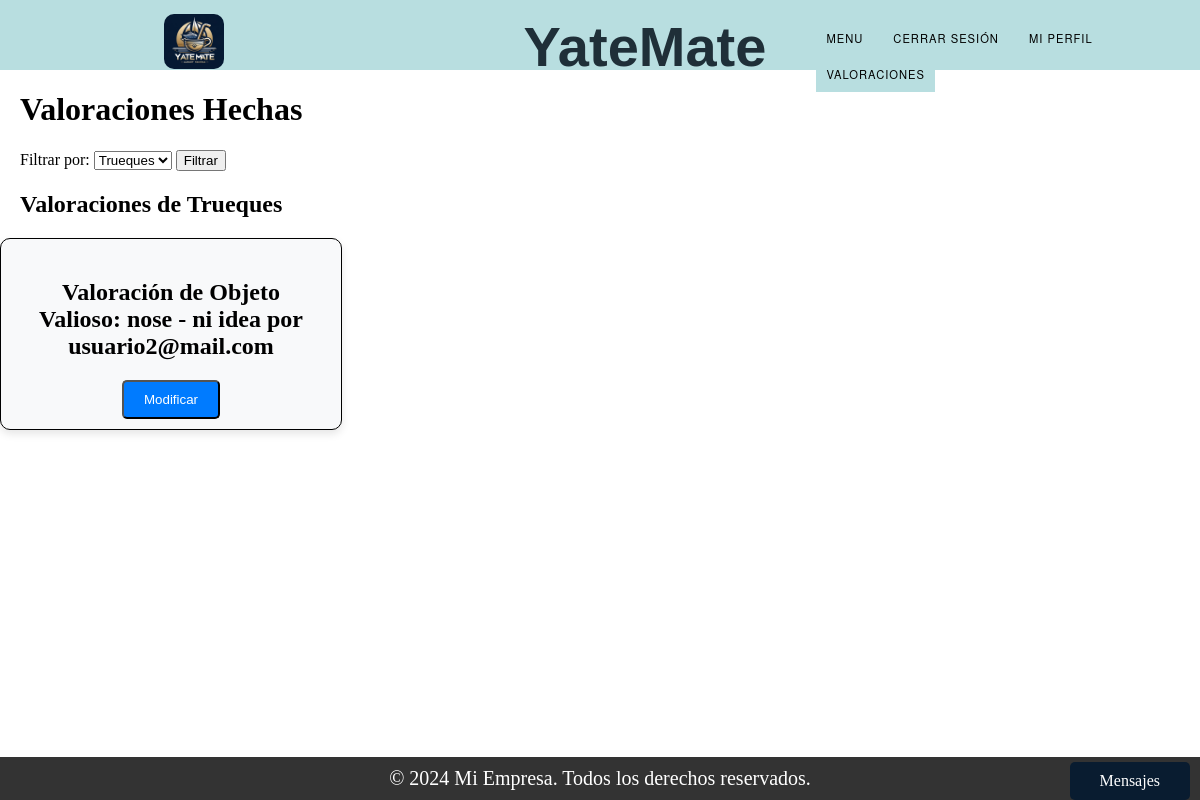
The app's page /valoraciones_list_realizadas/ (signed in), older data.
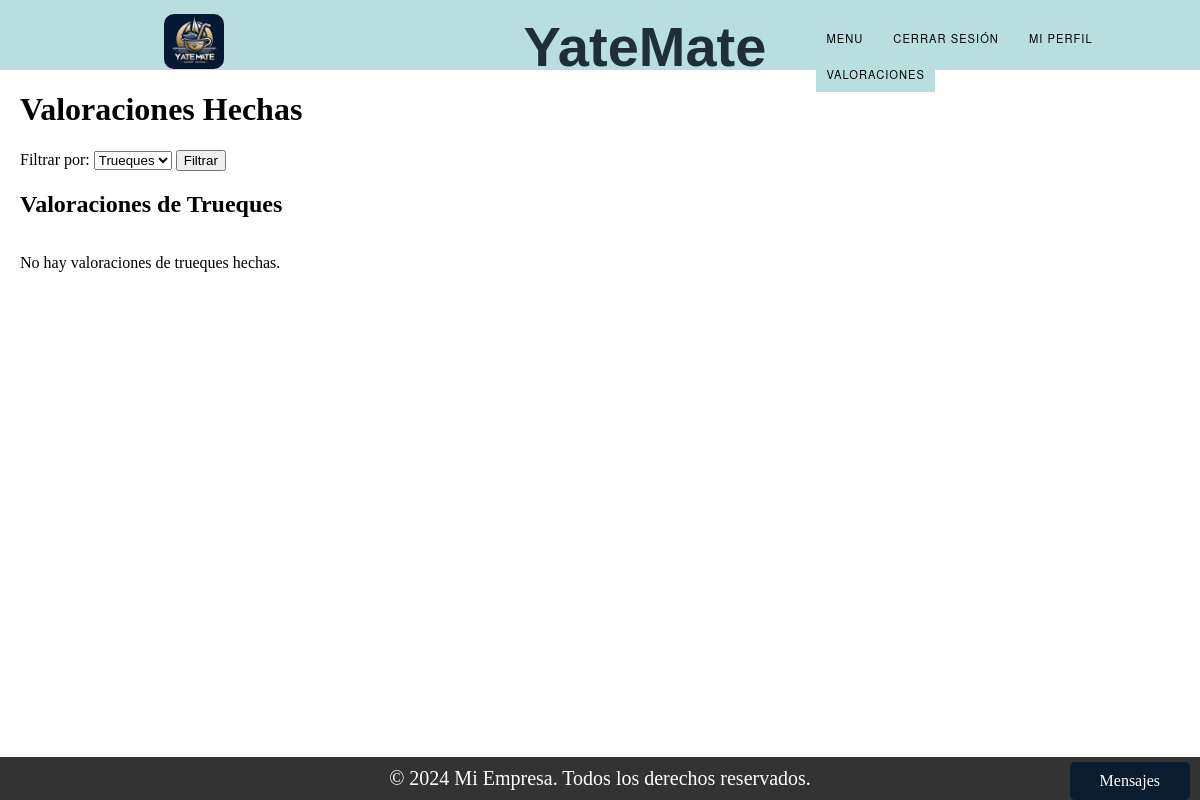
The same page, newer data.
### Valoracion/models.py (models this page shows, shortened)
class Valoracion_Trueque(models.Model):
    ESTADO_VALORACION_CHOICES = (
        ('Inicio', 'Inicio'),
        ('Proceso', 'Proceso'),
        ('Finalizado', 'Finalizado'),
    )
    TIPO_PUBLICACION_CHOICES = (
        ('ObjetoValioso', 'Objeto Valioso'),
        ('Embarcacion', 'Embarcación'),
    )
    tipo_publicacion = models.CharField(max_length=20, choices=TIPO_PUBLICACION_CHOICES)
    publicacion_objeto_valioso = models.ForeignKey(Publicacion_ObjetoValioso, on_delete=models.CASCADE, null=True, blank=True)
    publicacion_embarcacion = models.ForeignKey(Publicacion_Embarcacion, on_delete=models.CASCADE, null=True, blank=True)
    usuario = models.ForeignKey(User, on_delete=models.SET_NULL, null=True)
    estrellas = models.IntegerField()
    comentario = models.TextField()
    estado = models.CharField(max_length=50, choices=ESTADO_VALORACION_CHOICES)
    dueño = models.ForeignKey(User, on_delete=models.CASCADE, related_name='valoraciones_trueque')
    respuesta = models.TextField()
    def __str__(self):
        publicacion_str = self.get_publicacion_display()
        return f"Valoración de {publicacion_str} por {self.usuario}"
    def get_publicacion_display(self):
        if self.tipo_publicacion == 'ObjetoValioso' and self.publicacion_objeto_valioso:
            return f"Objeto Valioso: {self.publicacion_objeto_valioso}"
        elif self.tipo_publicacion == 'Embarcacion' and self.publicacion_embarcacion:
            return f"Embarcación: {self.publicacion_embarcacion}"
        else:
            return 'Publicación desconocida'

### Trueque/models.py (models this page shows)
class Publicacion_ObjetoValioso(models.Model):
    ESTADO_CHOICES = (
        ('Vigente', 'Vigente'),
        ('Proceso', 'Proceso'),
        ('Finalizado', 'Finalizado'),
    )
    tipo = models.CharField(max_length=100)
    marca = models.CharField(max_length=100)
    descripcion = models.TextField()
    estado = models.CharField(max_length=50)
    matricula = models.CharField(max_length=50)  # Agregado el campo matricula
    dueño = models.ForeignKey(User, on_delete=models.SET_NULL, null=True)
    foto = models.ImageField(upload_to='static/img_o/')
    def __str__(self):
        return f"{self.tipo} - {self.marca}"

### Register/models.py (models this page shows)
class User(models.Model):
    TIPOS = (
        ('Administrador', 'Administrador'),
        ('Usuario', 'Usuario'),
        ('Cliente', 'Cliente'),
    )
    mail = models.CharField(max_length=150, unique=True)  # Nombre de usuario (email).
    tipo = models.CharField(max_length=20, choices=TIPOS)
    password = models.CharField(max_length=128)  # Contraseña.
    nombre = models.CharField(max_length=255)
    apellido = models.CharField(max_length=255)
    dni = models.CharField(max_length=20)
    fecha_expiracion_dni = models.DateField()
    nacionalidad = models.CharField(max_length=100)
    genero = models.CharField(max_length=10)
    domicilio = models.CharField(max_length=255)
    fecha_nacimiento = models.DateField()
    cuil_cuit = models.CharField(max_length=20)
    moroso = models.BooleanField(default=False)
    def __str__(self):
        return f'{self.mail}'

### Valoracion/views.py (the view)
# urls.py: path('valoraciones_list_realizadas/', views.valoraciones_list_realizadas, name='valoraciones_list_realizadas'),
def valoraciones_list_realizadas(request):
    usuario_id = request.session.get('user_id')
    usuario_tipo = request.session.get('user_type')
    valoraciones_trueque = Valoracion_Trueque.objects.filter(estado='Proceso', usuario_id=usuario_id)
    valoraciones_amarra = Valoracion_Amarra.objects.filter(estado='Proceso', usuario_id=usuario_id)
    filtro = request.GET.get('filtro', 'trueque')
    if filtro == 'trueque':
        valoraciones_trueque = valoraciones_trueque
        valoraciones_amarra = Valoracion_Amarra.objects.none()
    elif filtro == 'amarra':
        valoraciones_trueque = Valoracion_Trueque.objects.none()
        valoraciones_amarra = valoraciones_amarra
    contexto = {
        'valoraciones_trueque': valoraciones_trueque,
        'valoraciones_amarra': valoraciones_amarra,
        'filtro': filtro,
        'usuario_tipo': usuario_tipo,
    }
    return render(request, 'valoraciones_list_realizadas.html', contexto)

### Trueque/context_processors.py (called while the page is built)
def conversaciones_usuario(request):
    user_id = request.session.get('user_id')
    if user_id:
        conversaciones = Conversacion.objects.filter(Q(dueño_publicacion=user_id) | Q(solicitante=user_id))
        return {'conversaciones_usuario': conversaciones}
    else:
        return {'conversaciones_usuario': []}

### Trueque/models.py (called while the page is built)
    def get_mensajes(self):
        return Mensajes_chat.objects.filter(conversacion=self).order_by('enviado_a')

### Valoracion/templates/valoraciones_list_realizadas.html (shortened to what this page needs)
{% extends "base.html" %}
{% block content %}
<div class="titulo-y-formulario">
    <h1>Valoraciones Hechas</h1>
    <form method="GET">
        <label for="filtro">Filtrar por:</label>
        <select id="filtro" name="filtro">
            <option value="trueque" {% if filtro == "trueque" %}selected{% endif %}>Trueques</option>
        </select>
        <button type="submit">Filtrar</button>
    </form>
</div>
    {% if filtro == "trueque" %}
        <div class="titulo-y-formulario">
            <h2>Valoraciones de Trueques</h2>
        </div>
        <div class="valoraciones-container">
            {% for valoracion in valoraciones_trueque %}
                <div class="card">
                    <div>
                        <h2 class="card-title">{{ valoracion }}</h2>
                    </div>
                    <div>
                        <form method="GET" action="{% url 'valorar_trueque' valoracion.id %}">
                            <button type="submit" class="btn-card">Modificar</button>
                        </form>
                    </div>
                </div>
            {% empty %}
                <p class="titulo-y-formulario">No hay valoraciones de trueques hechas.</p>
            {% endfor %}
        </div>
    {% endif %}
{% endblock %}

Row changes from the older to the newer data that the page shows:
no longer on this page (row edited): Valoracion_Trueque: tipo_publicacion+publicacion_objeto_valioso+usuario "Valoración de Objeto Valioso: nose - ni idea por usuario2@mail.com"
Text that changed along with them:
text now shown: "No hay valoraciones de trueques hechas."
